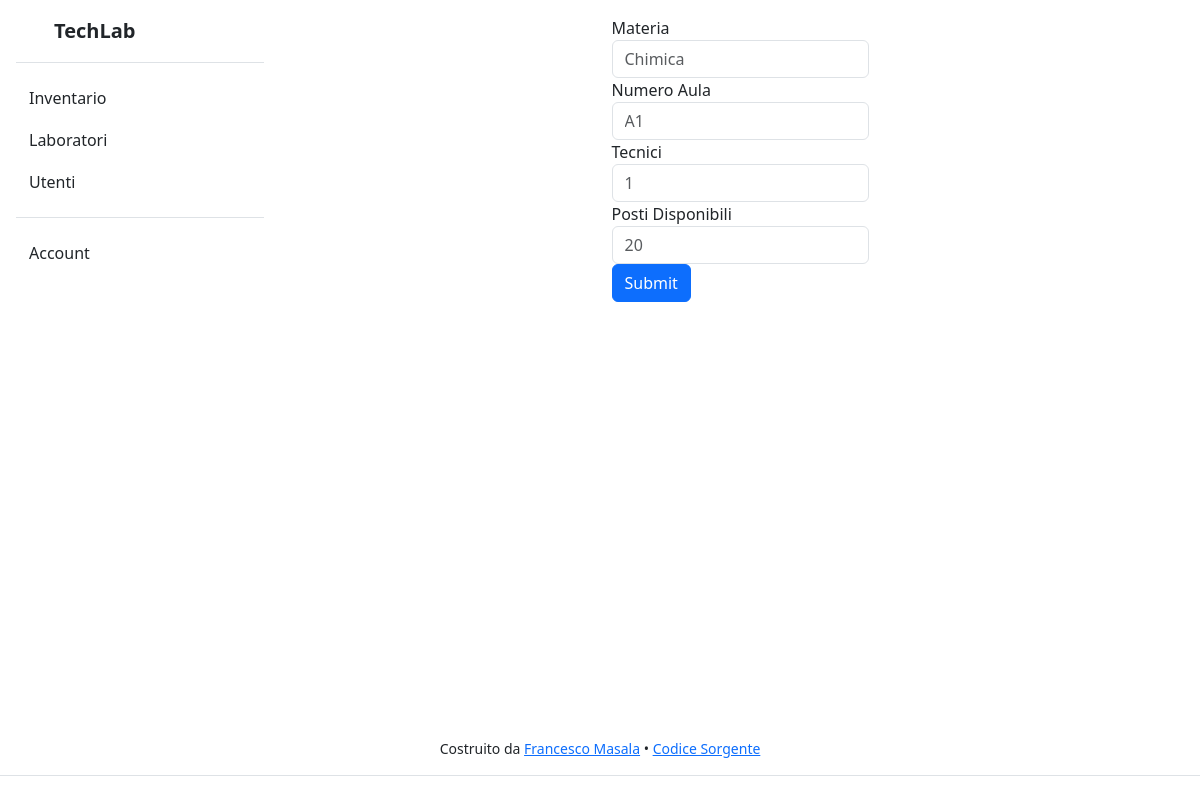
The page /dashboard/labs/edit.php?id=A1 (signed in) on the database its author committed.
### tables this page shows
CREATE TABLE `laboratori`
(
    numero_aula      VARCHAR(4)  NOT NULL,
    materia          VARCHAR(50) NOT NULL,
    postiDisponibili VARCHAR(50) NOT NULL,
    tecnici          BOOLEAN     NOT NULL,
    PRIMARY KEY (numero_aula)
);

### public/dashboard/labs/edit.php (the view, shortened to what this page needs)
<?php
include '../../../snippets/header.php';
?>
<?php
include '../../../businessLogic/db/Connector.php';
if ($_SERVER['REQUEST_METHOD'] == 'POST') {
    $materia = $_POST['materia'];
    $numero_aula = $_POST['id'];
    $tecnici = $_POST['tecnici'];
    $postiDisponibili = $_POST['postiDisponibili'];
    $query = "UPDATE laboratori SET materia = '$materia', tecnici = '$tecnici', postiDisponibili = '$postiDisponibili' WHERE numero_aula = $numero_aula";
    $result = mysqli_query($db_conn, $query);
    if (!$result) {
        die("Query Failed.");
    } else {
        echo "Query Successful.";
    }
    header('Location: /dashboard/labs/index.php');
    } elseif ($_SERVER['REQUEST_METHOD'] == 'GET') {
    $numero_aula = $_GET['id'];
    $query = "SELECT * FROM laboratori WHERE numero_aula = '$numero_aula'";
    $result = mysqli_query($db_conn, $query);
    if (!$result) {
        die("Query Failed.");
    } else {
        $row = mysqli_fetch_assoc($result);
?>
<main class="flex">
    <div class="container-fluid">
        <div class="row">
            <?php
            include '../../../snippets/sidebar.php';
            ?>
            <div class="d-flex justify-content-center col-sm p-3 min-vh-100">
                <div class="flex">
                    <form method="post" action="edit.php" enctype="multipart/form-data">
                        <div class="form-group">
                            <label for="materia">Materia</label>
                            <input type="text" class="form-control" id="materia" name="materia" placeholder="<?= $row['materia'] ?>">
                            <label for="numero_aula">Numero Aula</label>
                            <input type="text" class="form-control" id="numero_aula" name="numero_aula"
                                   placeholder="<?= $row['numero_aula'] ?>">
                            <label for="tecnici">Tecnici</label>
                            <input type="text" class="form-control" id="tecnici" name="tecnici" placeholder="<?= $row['tecnici'] ?>">
                            <label for="postiDisponibili">Posti Disponibili</label>
                            <input type="text" class="form-control" id="postiDisponibili" name="postiDisponibili"
                                   placeholder="<?= $row['postiDisponibili'] ?>">
                            <button type="submit" class="btn btn-primary">Submit</button>
                        </div>
                    </form>
                </div>
            </div>
        </div>
</main>
<?php
include '../../../snippets/footer.php';
}}
?>

### rows shown on the page
laboratori: materia "Chimica", numero_aula "A1", tecnici "1", postiDisponibili "20"
